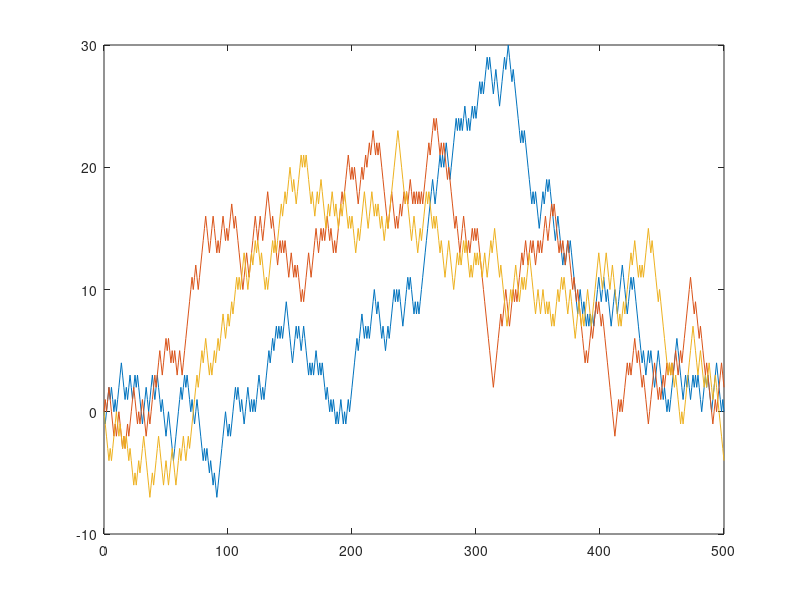

This figure's MATLAB source:
function simuladorX()
   for i = 1:3
      X{i} = [0];
      sum{i} = [0];
      for j = 1:500
         r = rand;
         if r > 0.5
            x = -1;
         else 
            x = 1;
         endif
         X{i} = [X{i} j];
         sum{i} = [sum{i} sum{i}(end)+x];
      endfor
   endfor
   plot(X{1}, sum{1}, X{2}, sum{2}, X{3}, sum{3})
endfunction